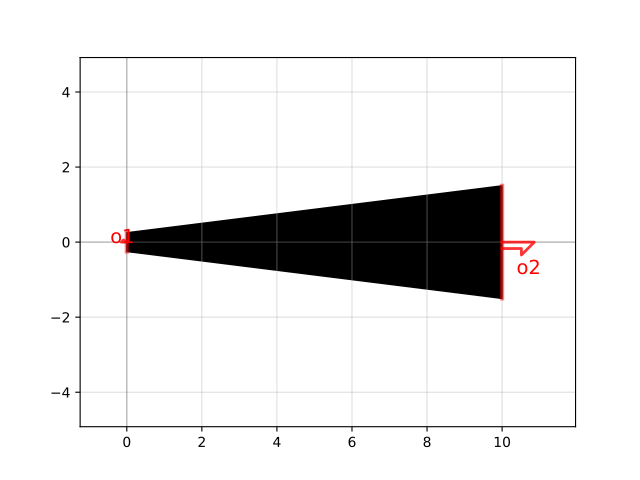

This chart was generated by the following Python code:
import gdsfactory as gf

c = gf.components.taper2(length=10.0, width1=0.5, width2=3, with_cladding_box=True)
c.plot()
